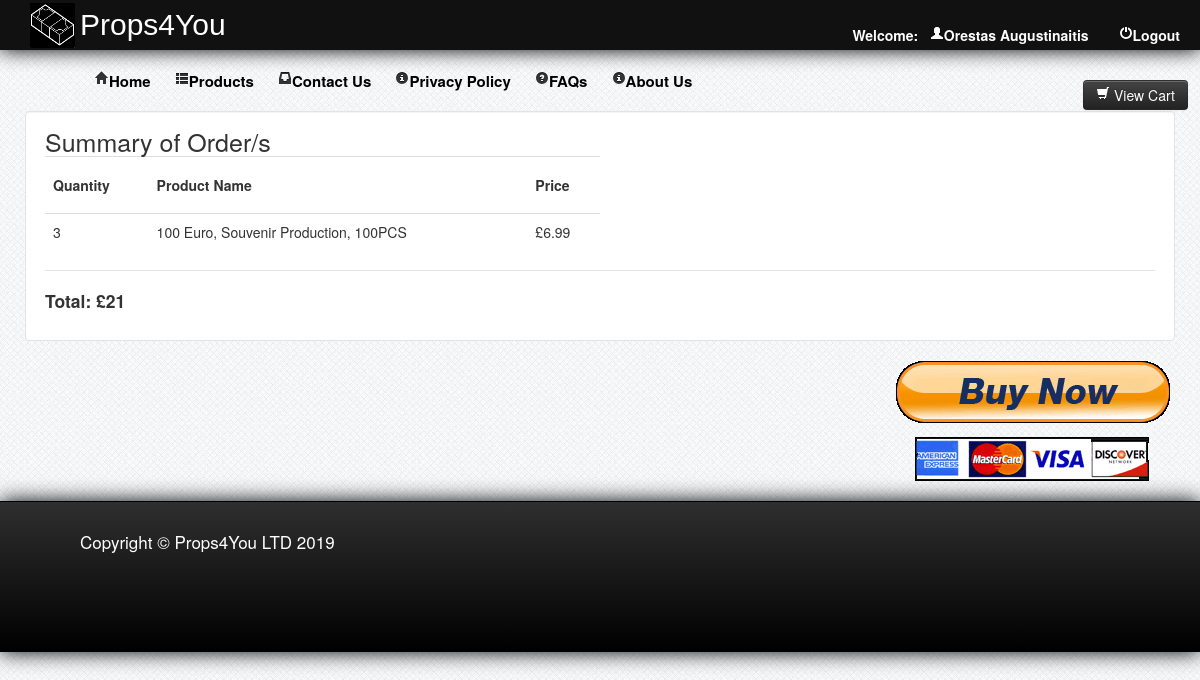
The app's page /summary.php?tid=4590 (signed in) with its own data.
### tables this page shows
CREATE TABLE `customer` (
  `customerid` int(11) NOT NULL,
  `firstname` varchar(50) NOT NULL,
  `mi` varchar(1) NOT NULL,
  `lastname` varchar(50) NOT NULL,
  `address` varchar(100) NOT NULL,
  `country` varchar(50) NOT NULL,
  `zipcode` varchar(20) NOT NULL,
  `mobile` varchar(20) NOT NULL,
  `telephone` varchar(20) NOT NULL,
  `email` varchar(50) NOT NULL,
  `password` varchar(50) NOT NULL
);

CREATE TABLE `transaction_detail` (
  `transacton_detail_id` int(11) NOT NULL,
  `product_id` int(11) NOT NULL,
  `order_qty` int(11) NOT NULL,
  `transaction_id` int(11) NOT NULL
);

CREATE TABLE `product` (
  `product_id` int(11) NOT NULL,
  `product_name` varchar(225) NOT NULL,
  `product_price` varchar(50) NOT NULL,
  `product_size` text NOT NULL,
  `product_image` varchar(500) NOT NULL,
  `brand` varchar(100) NOT NULL,
  `category` varchar(50) NOT NULL
);

CREATE TABLE `transaction` (
  `transaction_id` int(11) NOT NULL,
  `customerid` int(11) NOT NULL,
  `amount` int(11) NOT NULL,
  `order_stat` varchar(100) NOT NULL,
  `order_date` varchar(50) NOT NULL
);

### summary.php (the view, shortened to what this page needs)
<?php
$paypal_url='https://www.sandbox.paypal.com/cgi-bin/webscr';
?>
<?php
	include("db/dbconn.php");
		include("function/headerON.php");
?>
	<form method="post" class="well"  style="background-color:#fff; overflow:hidden;">
	<table class="table" style="width:50%;">
	<label style="font-size:25px;">Summary of Order/s</label>
		<tr>
			<th><h5>Quantity</h5></td>
			<th><h5>Product Name</h5></td>
			<th><h5>Price</h5></td>
		</tr>
		<?php
		$t_id = $_GET['tid'];
		$query = $conn->query("SELECT * FROM transaction WHERE transaction_id = '$t_id'") or die (mysqli_error());
		$fetch = $query->fetch_array();
		$amnt = $fetch['amount'];
		$t_id = $fetch['transaction_id'];
		$query2 = $conn->query("SELECT * FROM transaction_detail LEFT JOIN product ON product.product_id = transaction_detail.product_id WHERE transaction_detail.transaction_id = '$t_id'") or die (mysqli_error());
		while($row = $query2->fetch_array()){
		$pname = $row['product_name'];
		$pprice = $row['product_price'];
		$oqty = $row['order_qty'];
		echo "<tr>";
		echo "<td>".$oqty."</td>";
		echo "<td>".$pname."</td>";
		echo "<td>£".$pprice."</td>";
		echo "</tr>";
		}
		?>
	</table>
	<legend></legend>
	<h4>Total: £<?php echo $amnt; ?></h4>
	</form>
	<div class='pull-right'>
<div class="">
    <form action="<?php echo $paypal_url ?>" method="post" >
    <input type="image" src="images/paypal.gif" border="0" name="submit" alt="PayPal - The safer, easier way to pay online!">
    </form>
</div>
	</div>
		</div>
		<br />
		<br />
</div>
<br />
<div id="footer">
		<div class="foot">
			<label style="font-size:17px;"> Copyright &copy; Props4You LTD 2019</label>
		</div>
	</div>
</body>
</html>

### function/headerON.php (shortened to what this page needs)
<!DOCTYPE html>
<html>
<head>
	<link rel = "stylesheet" type = "text/css" href="css/style.css" media="all">
	<link rel="stylesheet" type="text/css" href="css/bootstrap.css">
</head>
<body>
	<div id="header">
		<img src="img/logo.png">
		<label>Props4You</label>
			<b><?php
				$id = (int) $_SESSION['id'];
					$query = $conn->query ("SELECT * FROM customer WHERE customerid = '$id' ") or die (mysqli_error());
					$fetch = $query->fetch_array ();
			?>
			<ul>
				<b><li><a href="function/logout.php"><i class="icon-off icon-white"></i>Logout</a></li></b>
				<li>Welcome:&nbsp;&nbsp;&nbsp;<a href="#profile" href  data-toggle="modal"><i class="icon-user icon-white"></i><?php echo $fetch['firstname']; ?>&nbsp;<?php echo $fetch['lastname'];?></a></li></b>
	</div>
						<?php
							$id = (int) $_SESSION['id'];
						?>
	<br>
<div id="container">
	<div id="content">
		<div class="nav">
			 <ul>
				<ul>
				<b><li><a href="home.php"><i class="icon-home"></i>Home</a></li>
				<li><a href="product1.php"><i class="icon-th-list"></i>Products</a>
				<li><a href="contactus1.php"><i class="icon-inbox"></i>Contact Us</a></li>
				<li><a href="privacy1.php"><i class="icon-info-sign"></i>Privacy Policy</a></li>
				<li><a href="faqs1.php"><i class="icon-question-sign"></i>FAQs</a></li>
				<li><a href="aboutus1.php"><i class="icon-info-sign"></i>About Us</a></li></b>
			</ul>
			</ul></b>
            <b><?php echo "<a href='cart.php?id=".$id."&action=view'><button class='btn btn-inverse' style='right:1%; position:fixed; top:10%;'><i class='icon-shopping-cart icon-white'></i> View Cart</button></a>" ?></b>
		</div>

### css/style.css (style rules this page uses)
body { background:url(../images/bg.png) repeat scroll left top #e7ebf2; }
#header { height:50px; width:100%; background-color:#111; color:#fff; text-indent:10px; -webkit-box-shadow:0px 0px 20px 0px black; -moz-box-shadow:0px 0px 20px 0px black; box-shadow:0px 0px 20px 0px black; }
#header img { position:absolute; height:45px; width:45px; margin-left:20px; margin-top:2.5px; }
#header label { position:relative; top:15px; color:#fff; text-indent:80px; font-size:30px; clear:both; font-family:arial; }
#header ul { list-style-type:none; position:relative; }
#header ul li { display:inline; position:relative; float:right; margin-right:20px; }
#header ul li a { text-decoration:none; color:#fff; }
#container { margin:auto; width:1150px; }
#content { top:10px; }
.nav { text-indent:10px; font-size:15px; }
.nav ul li { display:inline; position:relative; }
.nav ul li a { text-decoration:none; color:#000; }
.nav li a { padding:10px; }
#footer { position:relative; color:#fff; width:100%; height:150px; clear:both; background:linear-gradient(#2f2f2f ,#000); background:-moz-linear-gradient(#2f2f2f ,#000); background:-webkit-linear-gradient(#2f2f2f ,#000); -webkit-box-shadow:0px 0px 20px 0px black; -moz-box-shadow:0px 0px 20px 0px black; box-shadow:0px 0px 20px 0px black; border-top:1px solid black; }
.foot { font-size:20px; position:relative; margin-top:30px; margin-left:80px; float:left; }

### records on screen
customer: firstname "Orestas", lastname "Augustinaitis"
transaction_detail: order_qty "3", product.product_name "100 Euro, Souvenir Production, 100PCS", product.product_price "6.99"
transaction: amount "21"
